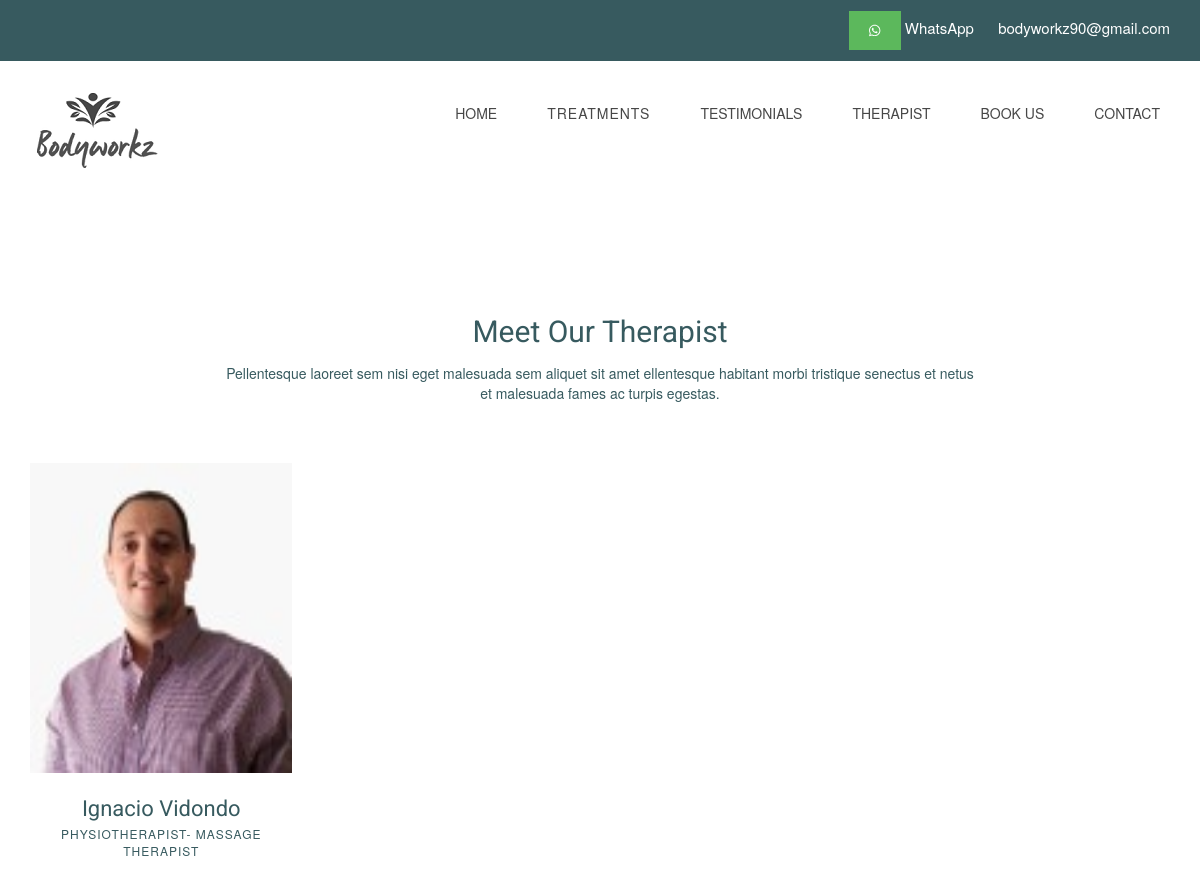
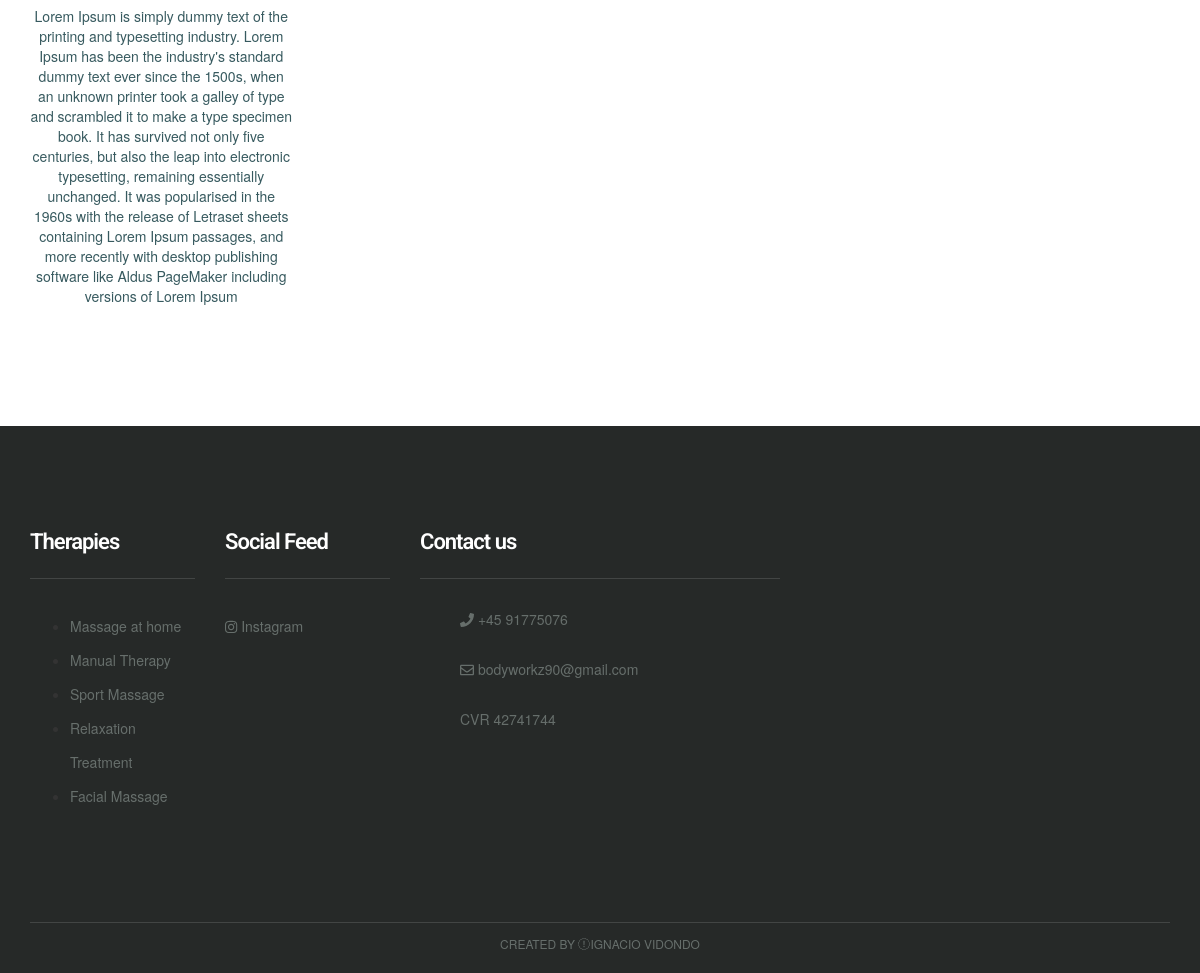
The page /our_therapist/ on the database its author committed (2 pictures, top to bottom).
### MainApp/models.py (models this page shows, shortened)
class Therapist(models.Model):
    name = models.CharField(max_length=200,verbose_name="Nombre")
    image = models.ImageField( upload_to="Images")
    terapia = models.CharField(max_length=200,verbose_name="Terapia")
    description = models.TextField(default="R")
    class Meta:
            verbose_name="Terapeuta"
            verbose_name_plural="Terapeutas"

class Therapy(models.Model):
    name = models.CharField(max_length=255 , verbose_name = "Nombre")
    image = models.ImageField(verbose_name="Foto", blank=True, null=True, upload_to="Images")
    description = models.TextField()
    therapist = models.ManyToManyField(Therapist, verbose_name= "Terapeuta")
    duration = models.IntegerField (verbose_name="Duracion (Tiempo) ",blank=True, null=True)
    price = models.IntegerField(verbose_name="Precio",blank=True, null=True)
    class Meta:
            verbose_name="Terapia"
            verbose_name_plural="Terapias"

### MainApp/views.py (the view)
# urls.py: path('our_therapist/', views.our_therapist,name="our_therapist"),
def our_therapist(request):
    therapy = Therapy.objects.all()
    therapist = Therapist.objects.all()
    return render(request,'our_therapist.html',{'therapist':therapist, 'therapy':therapy})

### MainApp/templates/our_therapist.html
 {% extends "base.html" %} {% block content %} {% load static %}
<div class="space-medium">
    <div class="container">
        <div class="row">
            <div class="col-lg-offset-2 col-lg-8 col-md-offset-2 col-md-8 col-sm-12 col-xs-12">
                <div class="section-title mb60 text-center">
                    <h1>Meet Our Therapist
                    </h1>
                    <p>Pellentesque laoreet sem nisi eget malesuada sem aliquet sit amet ellentesque habitant morbi tristique senectus et netus et malesuada fames ac turpis egestas.</p>
                </div>
            </div>
        </div>
        <div class="row">
            <div class="col-lg-3 col-sm-3 col-sm-6 col-xs-12">
                {% for terapeuta in therapist %}
                <div class="team-block">
                    <div class="team-img">
                        <img src="{{terapeuta.image.url}}" width="262" height="310">
                    </div>
                    <div class=" team-content ">
                        <h2 class="team-title ">
                            <a href="{% url 'therapist' terapeuta.id %} " class="tag">{{terapeuta.name}}</a>
                        </h2>
                        <div class="team-meta "><span class="team-designation ">{{terapeuta.terapia}}</span></div>
                        <br>
                        <div>
                            {{terapeuta.description}}
                        </div>
                    </div>
                </div>
                {% endfor %}
            </div>
        </div>
    </div>
</div>
</div> {% endblock %}

### MainApp/templates/base.html (shortened to what this page needs)
<!DOCTYPE html> {% load static %}
<html lang="en">
<head>
    <link href="{% static 'ap1/css/bootstrap.min.css' %}" rel="stylesheet">
    <link href="{% static 'ap1/css/font-awesome.min.css' %}" rel="stylesheet">
    <link href="{% static 'ap1/css/style.css' %}" rel="stylesheet">
</head>
<div class="header-top">
    <div class="container">
        <div class="row">
            <div class="col-lg-12 col-md-8 col-sm-8  col-xs-12">
                <div class="top-text">
                    <span class="text-block call-block">
                        <a href="https://wa.me/+4591775076 " title="click to open whatsapp chat "><button class="btn btn-success ">
                            <i class="fab fa-whatsapp " aria-hidden="true "></i>
                            </button></a>
                           <span class="call-no">WhatsApp</span>
                    </span>
                    <span class="text-block mail-block hidden-xs hidden-sm">
                            <span class="mail-text">bodyworkz90@gmail.com</span>
                    </span>
                </div>
            </div>
        </div>
    </div>
</div>
<div class="header">
    <div class="container">
        <div class="row">
            <div class="col-lg-4     col-md-4 col-sm-12 col-xs-12">
                <a href="{% url 'index' %}"><img src="{% static 'ap1/images/logo1.png' %}" alt=""></a>
            </div>
            </ <div class="col-lg-6 col-md-4 col-sm-12 col-xs-12">
            <div class="navigation">
                <div id="navigation">
                    <ul>
                        <li class="active"><a href="{% url 'index' %}" title="Home">HOME</a></li>
                        <li class="active">
                            <a class="btn btn-secondary dropdown-toggle" href="#" role="button" id="dropdownMenuLink" data-toggle="dropdown" aria-haspopup="true" aria-expanded="false">
                                      Treatments
                                    </a>
                        </li>
                        <li><a href="{% url 'reviews' %}" title="Styleguide">TESTIMONIALS</a> </li>
                        <li><a href="{% url 'our_therapist' %}" title="Styleguide">THERAPIST</a> </li>
                        <li>
                            <a href="{% url 'appointment' %}" title="Styleguide">BOOK US</a>
                        </li>
                        <li><a href="{% url 'contacto' %}" title="Contact Us">CONTACT</a> </li>
                    </ul>
                </div>
            </div>
        </div>
    </div>
</div>
</div>
{%block content %} {% endblock %}
<div class="footer">
    <div class="container">
        <div class="row">
            <div class="col-lg-2 col-md-3 col-sm-2 col-xs-12">
                <div class="footer-widget">
                    <h2 class="widget-title">Therapies</h2>
                    <ul>
                        {% for terapia in therapy %}
                        <li>
                            <a href="{% url 'article' terapia.id %} " class="tag">{{terapia.name}}</a> {% endfor %}
                        </li>
                    </ul>
                </div>
            </div>
            <div class="col-lg-2 col-md-2 col-sm-2 col-xs-12">
                <div class="footer-widget footer-social">
                    <h2 class="widget-title">Social Feed</h2>
                    <ul class="listnone">
                        <li>
                            <a href="#"> <i class="fa fa-instagram"></i> Instagram</a>
                        </li>
                    </ul>
                </div>
            </div>
            <div class="col-lg-4 col-md-2 col-sm-2 col-xs-12">
                <div class="footer-widget footer-social">
                    <h2 class="widget-title">Contact us </h2>
                    <ul class="listnone contact">
                        <li><i class="fa fa-phone"></i> +45 91775076</li>
                        <li><i class="fa fa-envelope-o"></i> bodyworkz90@gmail.com</li>
                        <li> CVR 42741744</li>
                    </ul>
                </div>
            </div>
        </div>
    </div>
</div>
<div class="tiny-footer">
    <div class="container">
        <div class="row">
            <div class="col-lg-12 col-md-12 col-sm-12 col-xs-12">
                <div class="copyright-content">
                    Created by <i class="fa fa-love"></i>Ignacio Vidondo
                </div>
            </div>
        </div>
    </div>
</div>
</body>
</html>

### MainApp/static/ap1/css/style.css (style rules this page uses)
h1, h2, h3, h4, h5, h6 { margin: 0; padding: 0; margin-bottom: 10px; color: #375a5f; font-weight: 400; font-family: 'Roboto', sans-serif; }
h1 { font-size: 30px; line-height: 42px; }
h2 { font-size: 22px; line-height: 32px; }
p { margin: 0 0 20px; }
p:last-child { margin-bottom: 0px; }
ul, ol { margin: 0; }
a { color: #375a5f; text-decoration: none; -webkit-transition: all 0.3s; -moz-transition: all 0.3s; transition: all 0.3s; }
.listnone { list-style: none; padding: 0px; }
.btn { display: inline-block; padding: 10px 20px; margin-bottom: 0; font-size: 13px; font-weight: 800; letter-spacing: 1px; line-height: 1.42857143; text-align: center; border: none; text-transform: uppercase; border-radius: 0px; }
.space-medium { display: flex; align-items: center; padding-top: 100px; padding-bottom: 100px; color: #375a5f }
.mb60 { margin-bottom: 60px; }
.header { background-color: #fff; z-index: 9999; position: relative; padding-top: 20px; padding-bottom: 20px; }
.header-top { background-color: #375a5f; font-size: 15px; padding-top: 11px; padding-bottom: 11px; line-height: 15px; color: #fff; font-weight: 500; }
.top-text { text-align: right; }
.top-text .text-block { padding-left: 20px; color: #fff; line-height: 18px; }
.navigation { float: right; }
#navigation, #navigation ul, #navigation ul li, #navigation ul li a, #navigation #menu-button { margin: 0; padding: 0; border: 0; list-style: none; line-height: 1; display: block; position: relative; -webkit-box-sizing: border-box; -moz-box-sizing: border-box; box-sizing: border-box; }
#navigation:after, #navigation>ul:after { content: "."; display: block; clear: both; visibility: hidden; line-height: 0; height: 0; }
#navigation { margin-top: 10px; }
#navigation>ul>li { float: left; }
#navigation>ul>li>a { padding: 15px 25px; font-size: 14px; color: #474747; text-decoration: none; font-weight: 500; text-transform: uppercase; }
.footer { background-color: #262928; padding-top: 100px; padding-bottom: 100px; }
.footer-widget .widget-title { color: #fff; font-weight: 600; letter-spacing: -1px; border-bottom: 1px solid #424544; padding-bottom: 20px; margin-bottom: 30px; }
.footer-widget li a { color: #676f6c; line-height: 34px; }
.footer .contact li { position: relative; padding-left: 40px; display: block; margin-bottom: 15px; padding: 0 0 15px 40px; color: #666e6b; }
.tiny-footer { background-color: #262928; padding-top: 9px; padding-bottom: 9px; font-size: 12px; color: #56575e; text-align: left; text-transform: uppercase; text-align: center; }
.copyright-content { border-top: 1px solid #424544; padding: 12px; color: #676f6c; }
.widget-title { margin-bottom: 20px; }
.team-block { margin-bottom: 20px; }
.team-img { margin-bottom: 20px; }
.team-content { text-align: center; }
.team-title { margin-bottom: 0px; }
.team-meta { text-transform: uppercase; font-size: 12px; color: #375a5f; font-weight: 500; letter-spacing: 1px; }

### rows shown on the page
Therapist: image (picture), name "Ignacio Vidondo", terapia "PHYSIOTHERAPIST- MASSAGE THERAPIST", description "Lorem Ipsum is simply dummy text of the printing and typesetting industry. Lorem Ipsum has been the industry's standard dummy text ever since the 1500s, when an unknown printer took a galley of type and scrambled it to make a type specimen book. It has survived not only five centuries, but also the leap into electronic typesetting, remaining essentially unchanged. It was popularised in the 1960s with the release of Letraset sheets containing Lorem Ipsum passages, and more recently with desktop publishing software like Aldus PageMaker including versions of Lorem Ipsum"
Therapy: name "Massage at home"
Therapy: name "Manual Therapy"
Therapy: name "Sport Massage"
Therapy: name "Relaxation Treatment"
Therapy: name "Facial Massage"
